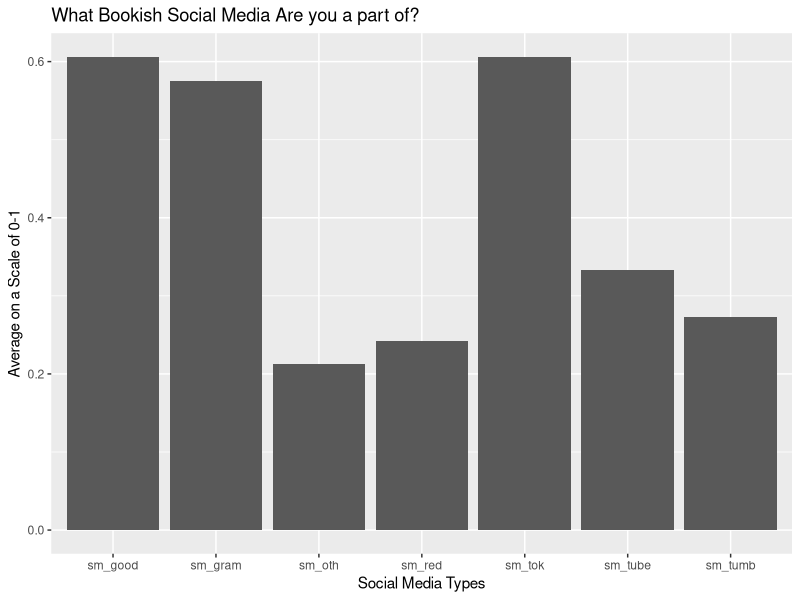
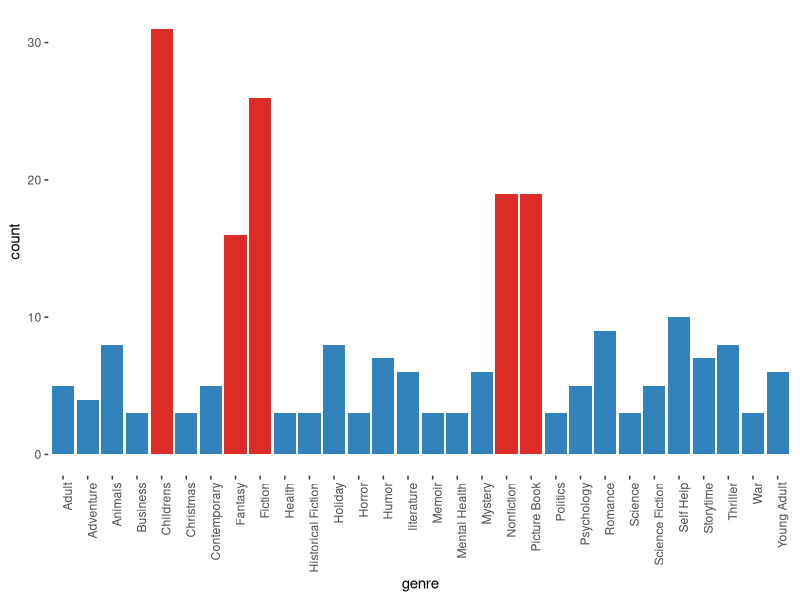
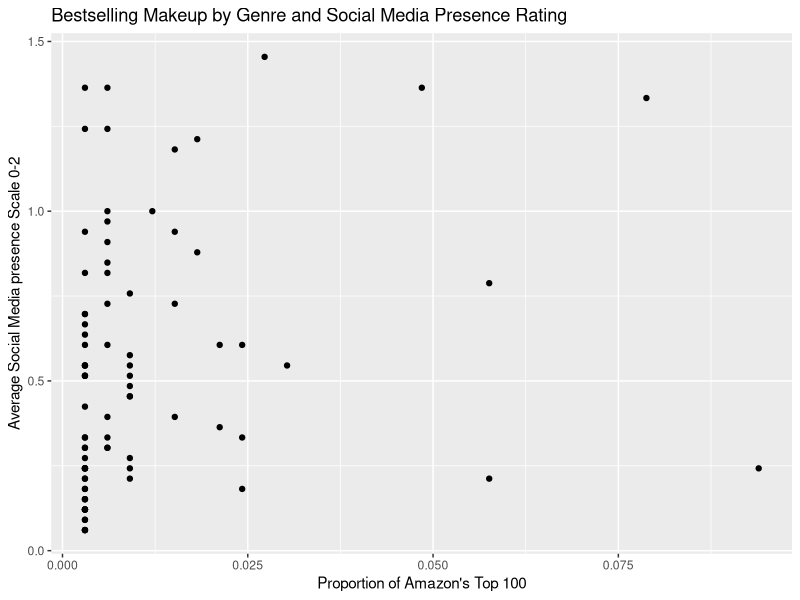

The R source for these figures, in order:
## ---- chunk 1
#| label: load-packages
#| include: true

library(tidyverse)
library(readr)
library(dplyr)
library(tidyr)

## ---- chunk 2
#| label: page2
#| include: false

# For better figure resolution
knitr::opts_chunk$set(
  fig.retina = 3, 
  dpi = 300, 
  fig.width = 6, 
  fig.asp = 0.618, 
  out.width = "70%"
  )
## ---- chunk 3
#| label: load_data
#| include: true

amazontop_Sheet1 <- read_csv("data/amazontop - Sheet1.csv")

Bookish_Data_Responses_Actual_sm <- read_csv("data/Bookish Data (Responses) Actual - sm.csv")
  
bookishdata_genre1 <- read_csv("data/bookishdata - genre1.csv")
#View(bookishdata_genre1)

bookishdata_books <- read_csv("data/bookishdata - books.csv")
# View(bookishdata_books)



## ---- chunk 4
#| label: sm_load
#| include: true
social_media_averages <- Bookish_Data_Responses_Actual_sm %>%
  pivot_longer(cols = c("sm_tok", "sm_tube", "sm_gram", "sm_good", "sm_red", "sm_red", "sm_tumb", "sm_oth"), names_to = "variable", values_to = "value") %>%
  group_by(variable) %>%
  summarise(
    average = mean(value, na.rm = TRUE))

social_media_averages <- social_media_averages %>%
  mutate(social_media = variable) %>%
  select(-variable)
## ---- chunk 5
ggplot(social_media_averages, aes(x = social_media, y = average)) + 
  geom_bar(stat = "identity") + labs(x= "Social Media Types", y= "Average on a Scale of 0-1", title = "What Bookish Social Media Are you a part of?")
## ---- chunk 6
genre_tidy <- separate_rows(amazontop_Sheet1, genre, sep = ",\\s*")

genre_counts <- as.data.frame(table(genre_tidy$genre))
colnames(genre_counts) <- c("genre", "count")
genre_counts<- genre_counts %>% mutate(proportion= count/ sum(count))

genre_counts <- genre_counts %>% arrange(desc(proportion))
slice_head(genre_counts, n= 10)
## ---- chunk 7
originalgenredistribution <- genre_counts %>%
  filter(count > 2) %>%
  arrange(desc(genre))

originalhisto <- ggplot(originalgenredistribution, aes(x = genre, y = count, fill = count > 10)) +
  geom_bar(stat = "identity", show.legend = FALSE) +  
  scale_fill_manual(values = c("FALSE" = "#3182bd", "TRUE" = "#de2d26")) +
  theme(axis.text.x = element_text(angle = 90, hjust = 1),
        panel.background = element_rect(fill = "white"))

originalhisto
## ---- chunk 8

numeric_cols <- sapply(bookishdata_genre1, is.numeric)

# Pivot the data frame
genre_averages <- bookishdata_genre1 %>%
  pivot_longer(cols = names(bookishdata_genre1)[numeric_cols], names_to = "genre", values_to = "value") %>%
  group_by(genre) %>%
  summarise(
    averagescore = mean(value, na.rm = TRUE),
    low = quantile(value, 0.1, na.rm = TRUE),
    high = quantile(value, 0.9, na.rm = TRUE)
  )

merged_genre<- merge(genre_averages, genre_counts, by = "genre")

# View the merged dataset
print(merged_genre)
## ---- chunk 9
ggplot(merged_genre, aes(x=proportion, y=averagescore)) + geom_point() + labs(x= "Proportion of Amazon's Top 100", y= "Average Social Media presence Scale 0-2", title= "Bestselling Makeup by Genre and Social Media Presence Rating")
